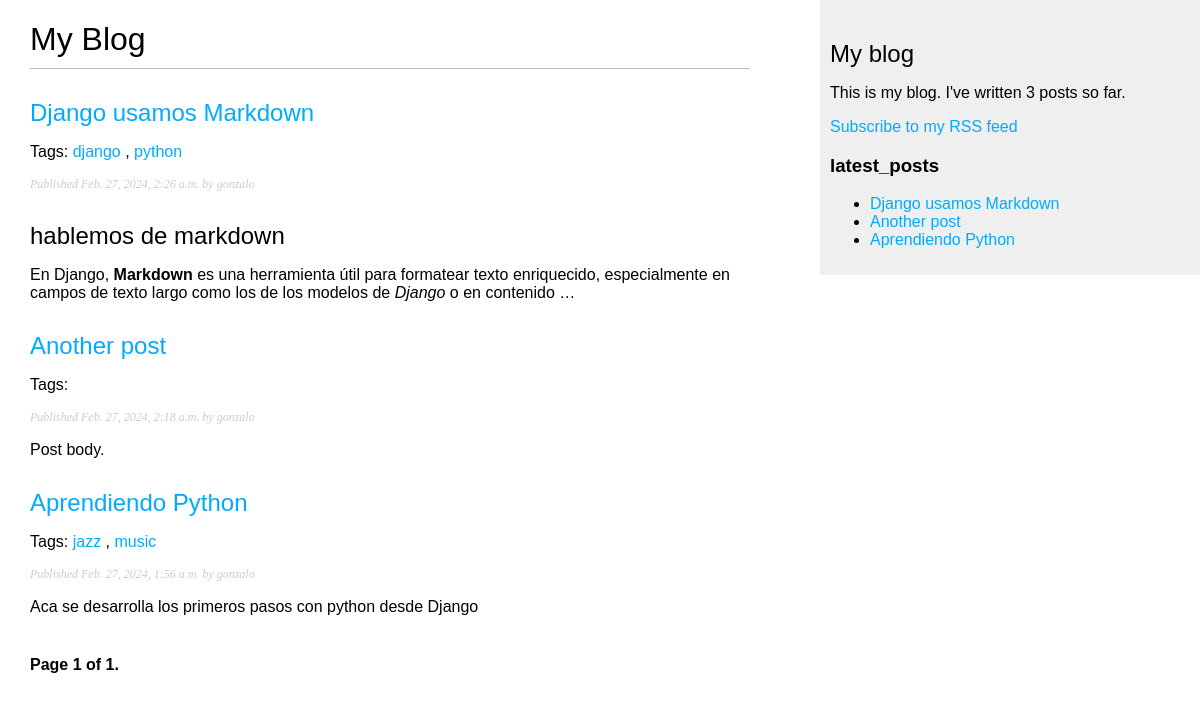
Screenshot of /blog/ with the database file from the repository.
### blog/models.py (models this page shows, shortened)
class Post(models.Model):    # clase que define el modelo de datos
    class Status(models.TextChoices):
        DRAFT = 'DF', 'Draft'
        PUBLISHED = 'PB', 'Published'
    title = models.CharField(max_length=250)
    slug = models.SlugField(max_length=250,
                            unique_for_date='publish')
    author = models.ForeignKey(User, on_delete=models.CASCADE, related_name='blog_posts') # relacion de muchos a uno
    body = models.TextField()
    publish = models.DateTimeField(default=timezone.now)
    created = models.DateTimeField(auto_now_add=True)
    updated = models.DateTimeField(auto_now=True)
    status = models.CharField(max_length=2,
                              choices=Status.choices,
                              default=Status.DRAFT)
    tags = TaggableManager()
    objects = models.Manager() # el administrador por defecto
    published = PublishedManager() # nuestro administrador personalizado
    class Meta: # clase interna que define metadatos o metaclases.
        ordering = ['-publish']
        indexes = [
           models.Index(fields=['-publish']),
        ]
    def get_absolute_url(self): # metodo que devuelve la url absoluta de un objeto, url canonica
        return reverse('blog:post_detail', args=[self.publish.year,
                                                 self.publish.month,
                                                 self.publish.day,
                                                 self.slug])

### blog/views.py (the view)
# urls.py: path('', views.post_list , name='post_list'),
def post_list(request, tag_slug=None): # vista para ver la lista de post
    post_list = Post.published.all()
    tag = None
    if tag_slug:
        tag = get_object_or_404(Tag, slug=tag_slug) # obtener el tag por slug , retorna uno o un 404.
        post_list = post_list.filter(tags__in=[tag])
    paginator = Paginator(post_list, 3) # 3 posts en cada pagina
    page_number = request.GET.get('page', 1)
    try:
         posts = paginator.page(page_number)
    except EmptyPage:
         posts = paginator.page(paginator.num_pages)
    except PageNotAnInteger:
         posts = paginator.page(1)
    return render(request,
                 'blog/post/list.html',  # plantilla que se va a renderizar
                 {'posts': posts,       # contexto que se pasa a la plantilla
                    'tag': tag})           # variable de contexto que se pasa a la plantilla.

### blog/models.py (called while the page is built)
    def get_queryset(self):
        return super().get_queryset()\
                    .filter(status=Post.Status.PUBLISHED)

### blog/templatetags/blog_tags.py (called while the page is built)
@register.simple_tag   # decorador que convierte la funcion en un tag personalizado
def total_posts():
    return Post.published.count()

@register.inclusion_tag('blog/post/latest_posts.html') #con el decorador inclusion_tag se crea un tag que renderiza un template y retorna un diccionario de contexto.
def show_latest_posts(count=5):
    latest_posts = Post.published.order_by('-publish')[:count] # obtener los ultimos 5 post ordenados por fecha de publicacion
    return {'latest_posts': latest_posts}

@register.filter(name='markdown') # con markdown se crea un filtro personalizado que convierte el texto en markdown
def markdown_format(text):
    return mark_safe(markdown.markdown(text)) # se usa la funcion mark_safe para marcar el texto como seguro y evitar que se escape el html

### blog/templates/blog/post/list.html (shortened to what this page needs)
{% extends "blog/base.html" %}
{% load blog_tags %}
{% block content %}
    <h1>My Blog</h1>
    {% for post in posts %}
        <h2>
            <a href="{{ post.get_absolute_url }}">
                {{ post.title }}
            </a>
        </h2>
        <p class="tags">
            Tags:
        {% for tag in post.tags.all %}
            <a href="{% url "blog:post_list_by_tag" tag.slug %}">
                {{ tag.name }}
            </a>
            {% if not forloop.last %}, {% endif %}
        {% endfor %}
        <p class="date">
            Published {{ post.publish }} by {{ post.author }}
        </p>
        {{ post.body|markdown|truncatewords_html:30 }}
    {% endfor %}
    {% include "pagination.html" with page=posts %}
{% endblock %}

### blog/templates/blog/base.html (shortened to what this page needs)
{% load static %}
{% load blog_tags %}
<!DOCTYPE html>
<html>
<head>
    <link href="{% static "css/blog.css" %}" rel="stylesheet">
</head>
<body>
    <div id="content">
        {% block content %}
        {% endblock %}
    </div>
    <div id="sidebar">
        <h2>My blog</h2>
        <p>This is my blog.
           I've written {% total_posts %} posts so far.
        </p>
         <p>
           <a href="{% url "blog:post_feed" %}">
              Subscribe to my RSS feed
          </a>
        </p>
        <h3>latest_posts</h3>
        {% show_latest_posts 3 %}
    </div>
</body>
</html>

### blog/templates/pagination.html (shortened to what this page needs)
<div class="pagination">
    <span class="current">
        Page {{ page.number }} of {{ page.paginator.num_pages }}.
    </span>
</div>

### blog/templates/blog/post/latest_posts.html
<ul>
  {% for post in latest_posts %}
   <li>
      <a href="{{ post.get_absolute_url }}">{{ post.title }}</a>
   </li>
  {% endfor %}
</ul>

### blog/static/css/blog.css (style rules this page uses)
body { margin:0; padding:0; font-family:helvetica, sans-serif; }
a { color:#00abff; text-decoration:none; }
h1 { font-weight:normal; border-bottom:1px solid #bbb; padding:0 0 10px 0; }
h2 { font-weight:normal; margin:30px 0 0; }
#content { float:left; width:60%; padding:0 0 0 30px; }
#sidebar { float:right; width:30%; padding:10px; background:#efefef; height:100%; }
p.date { color:#ccc; font-family: georgia, serif; font-size: 12px; font-style: italic; }
.pagination { margin:40px 0; font-weight:bold; }

### rows the page displays
Post: title "Django usamos Markdown", publish "Feb. 27, 2024, 2:26 a.m.", author "gonzalo", body "hablemos de markdown En Django, Markdown es una herramienta útil para formatear texto enriquecido, especialmente en campos de texto largo como los de los modelos de Django o en contenido …"
Tag: name "django"
Tag: name "python"
Post: title "Another post", publish "Feb. 27, 2024, 2:18 a.m.", author "gonzalo", body "Post body."
Post: title "Aprendiendo Python", publish "Feb. 27, 2024, 1:56 a.m.", author "gonzalo", body "Aca se desarrolla los primeros pasos con python desde Django"
Tag: name "jazz"
Tag: name "music"

### other values shown
{{ page.number }} "1"
{{ page.paginator.num_pages }} "1"
